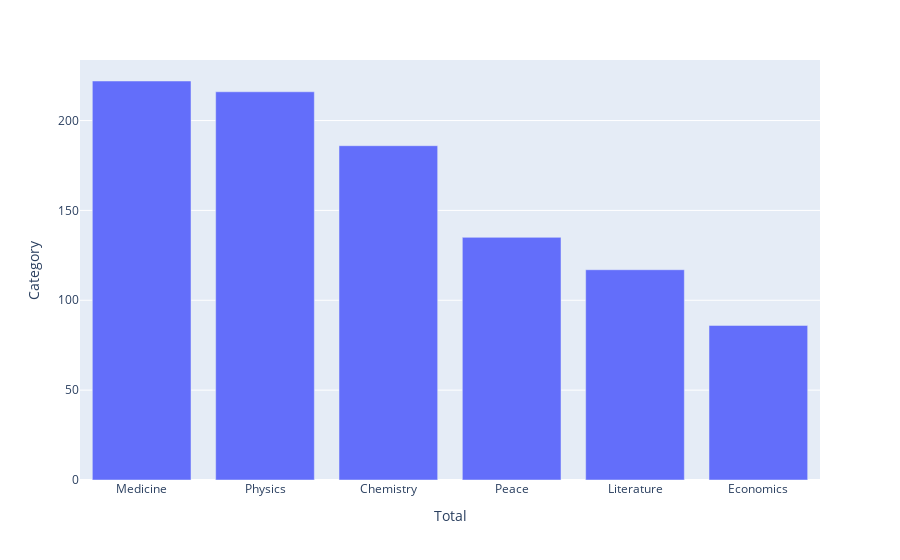

Here is the notebook cell this chart was saved with:
### Code cell
px.bar(
    x=df_data["category"].value_counts().index,
    y =df_data["category"].value_counts().values,
    labels={"y":"Category", "x":"Total"})

### Figure 1 — Plotly figure (JSON) as saved in the notebook; plotly's stock layout.template omitted (floating-point values rounded to 4 significant figures)
{"data": [{"alignmentgroup": "True", "hovertemplate": "Total=%{x}<br>Category=%{y}<extra></extra>", "legendgroup": "", "marker": {"color": "#636efa", "pattern": {"shape": ""}}, "name": "", "offsetgroup": "", "orientation": "v", "showlegend": false, "textposition": "auto", "type": "bar", "x": ["Medicine", "Physics", "Chemistry", "Peace", "Literature", "Economics"], "xaxis": "x", "y": [222, 216, 186, 135, 117, 86], "yaxis": "y"}], "layout": {"barmode": "relative", "legend": {"tracegroupgap": 0}, "margin": {"t": 60}, "xaxis": {"anchor": "y", "domain": [0, 1], "title": {"text": "Total"}}, "yaxis": {"anchor": "x", "domain": [0, 1], "title": {"text": "Category"}}}}
